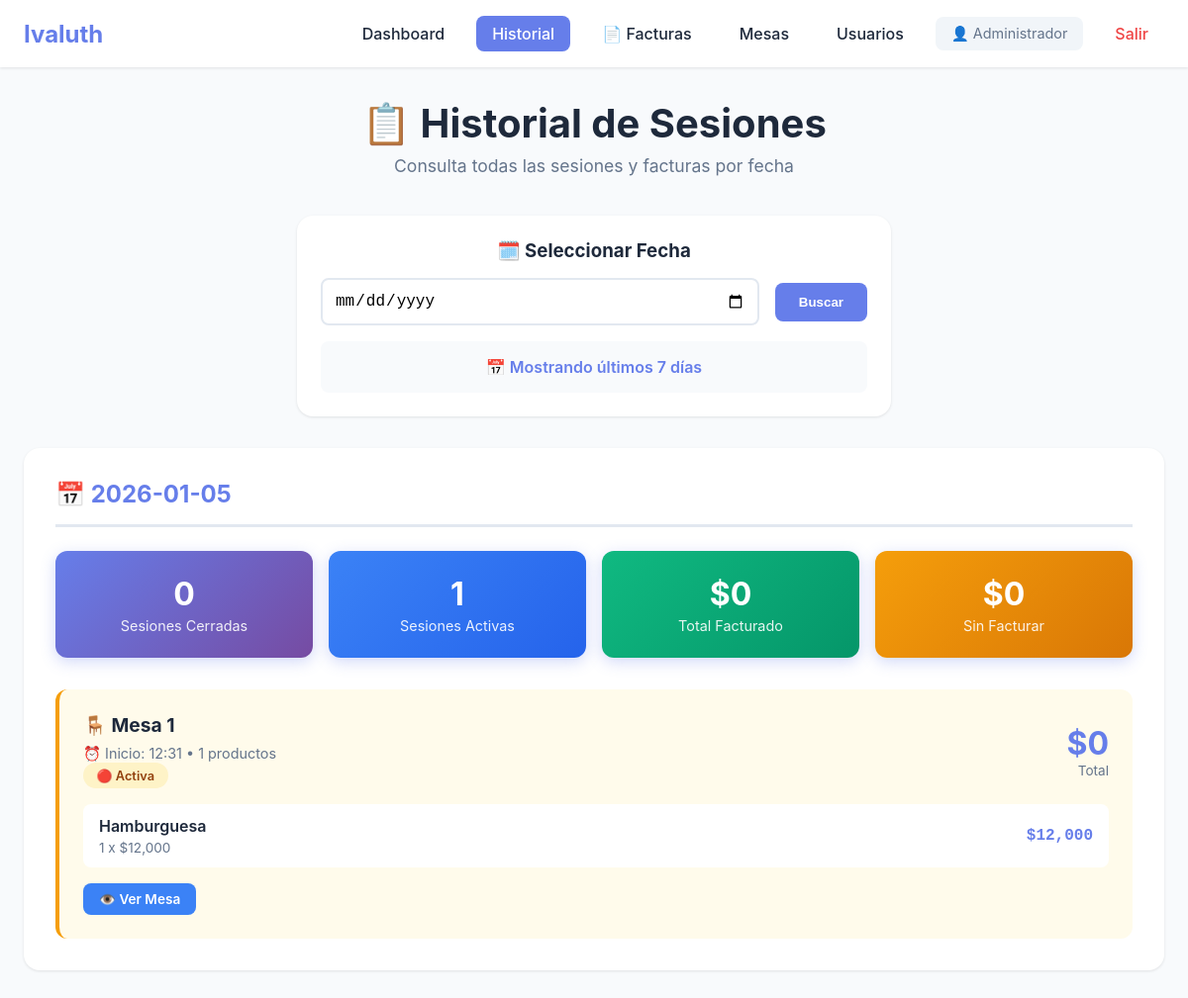
The page /historial (signed in) on the database its author committed.
### app.py (models this page shows, shortened)
class Usuario(UserMixin, db.Model):
    id = db.Column(db.Integer, primary_key=True)
    username = db.Column(db.String(80), unique=True, nullable=False)
    password_hash = db.Column(db.String(200), nullable=False)
    nombre = db.Column(db.String(100), nullable=False)
    rol = db.Column(db.String(20), default='mesero')  # mesero, cocina, admin

class Pedido(db.Model):
    id = db.Column(db.Integer, primary_key=True)
    fecha = db.Column(db.DateTime, default=datetime.now)
    mesa_id = db.Column(db.Integer, db.ForeignKey('mesa.id'), nullable=False)
    sesion_id = db.Column(db.Integer, db.ForeignKey('sesion.id'), nullable=True)
    mesero_id = db.Column(db.Integer, db.ForeignKey('usuario.id'), nullable=False)
    producto = db.Column(db.String(200), nullable=False)
    cantidad = db.Column(db.Integer, default=1)
    precio_unitario = db.Column(db.Float, default=0)  # NUEVO CAMPO
    notas = db.Column(db.Text)
    estado = db.Column(db.String(20), default='pendiente')  # pendiente, preparando, listo, entregado
    pagado = db.Column(db.Boolean, default=False)
    estado_actualizado = db.Column(db.DateTime, default=datetime.now)
    mesa = db.relationship('Mesa', backref='pedidos')
    mesero = db.relationship('Usuario', backref='pedidos')

class Sesion(db.Model):
    id = db.Column(db.Integer, primary_key=True)
    mesa_id = db.Column(db.Integer, db.ForeignKey('mesa.id'), nullable=False)
    fecha_inicio = db.Column(db.DateTime, default=datetime.now)
    fecha_fin = db.Column(db.DateTime, nullable=True)
    total = db.Column(db.Float, default=0)  # NUEVO CAMPO para guardar el total
    activa = db.Column(db.Boolean, default=True)
    mesa = db.relationship('Mesa', backref='sesiones')
    pedidos = db.relationship('Pedido', backref='sesion', lazy='select')

class Mesa(db.Model):
    id = db.Column(db.Integer, primary_key=True)
    numero = db.Column(db.Integer, nullable=False, unique=True)
    capacidad = db.Column(db.Integer, default=4)
    activa = db.Column(db.Boolean, default=True)

### app.py (the view, shortened to what this page needs)
@app.route("/historial")
@login_required
def historial():
    fecha_param = request.args.get('fecha')
    fecha_seleccionada = None
    sesiones_por_dia = {}
    totales_por_dia = {}
    if not fecha_param:
        sesiones = Sesion.query.order_by(Sesion.fecha_inicio.desc()).limit(100).all()
        for sesion in sesiones:
            fecha_str = sesion.fecha_inicio.strftime('%Y-%m-%d')
            if fecha_str not in sesiones_por_dia:
                sesiones_por_dia[fecha_str] = []
            sesiones_por_dia[fecha_str].append(sesion)
        sesiones_por_dia = dict(list(sesiones_por_dia.items())[:7])
        for fecha_str, sesiones_dia in sesiones_por_dia.items():
            total_general = sum(s.total or 0 for s in sesiones_dia if not s.activa)
            total_facturado = sum(s.total or 0 for s in sesiones_dia if not s.activa and s.facturas)
            total_sin_facturar = sum(s.total or 0 for s in sesiones_dia if not s.activa and not s.facturas)
            sesiones_activas = sum(1 for s in sesiones_dia if s.activa)
            sesiones_cerradas = sum(1 for s in sesiones_dia if not s.activa)
            totales_por_dia[fecha_str] = {
                'total_general': total_general,
                'total_facturado': total_facturado,
                'total_sin_facturar': total_sin_facturar,
                'sesiones_activas': sesiones_activas,
                'sesiones_cerradas': sesiones_cerradas
            }
    return render_template("historial.html",
                         sesiones_por_dia=sesiones_por_dia,
                         totales_por_dia=totales_por_dia,
                         fecha_seleccionada=fecha_seleccionada,
                         now=datetime.now())

### app.py (called while the page is built)
@login_manager.user_loader
def load_user(user_id):
    return Usuario.query.get(int(user_id))

### templates/historial.html (shortened to what this page needs)
<!DOCTYPE html>
<html lang="es">
<head>
</head>
<body>
    <nav class="navbar">
        <div class="nav-container">
            <div class="nav-brand">Ivaluth</div>
            <div class="nav-menu">
                <a href="{{ url_for('dashboard') }}" class="nav-link">Dashboard</a>
                <a href="{{ url_for('historial') }}" class="nav-link active">Historial</a>
                <a href="{{ url_for('lista_facturas') }}" class="nav-link">📄 Facturas</a>
                {% if current_user.rol == 'admin' %}
                <a href="{{ url_for('administrar_mesas') }}" class="nav-link">Mesas</a>
                <a href="{{ url_for('administrar_usuarios') }}" class="nav-link">Usuarios</a>
                {% endif %}
                <span class="nav-user">👤 {{ current_user.nombre }}</span>
                <a href="{{ url_for('logout') }}" class="nav-link nav-logout">Salir</a>
            </div>
        </div>
    </nav>
    <div class="container">
        <div class="page-header">
            <h1>📋 Historial de Sesiones</h1>
            <p class="subtitle">Consulta todas las sesiones y facturas por fecha</p>
        </div>
        <div class="fecha-navegacion">
            <h3>🗓️ Seleccionar Fecha</h3>
            <form method="GET" class="fecha-controls">
                <input type="date" name="fecha" id="fecha"
                       value="{{ fecha_seleccionada.strftime('%Y-%m-%d') if fecha_seleccionada else '' }}"
                       max="{{ now.strftime('%Y-%m-%d') }}">
                <button type="submit">Buscar</button>
            </form>
            {% if fecha_seleccionada %}
            <div class="fecha-actual">
                📅 Mostrando: {{ fecha_seleccionada.strftime('%d/%m/%Y') }}
                <a href="{{ url_for('historial') }}" style="margin-left: 1rem; color: #667eea; text-decoration: none;">Ver todos</a>
            </div>
            {% else %}
            <div class="fecha-actual">
                📅 Mostrando últimos 7 días
            </div>
            {% endif %}
        </div>
        {% if sesiones_por_dia %}
        {% for fecha, sesiones in sesiones_por_dia.items() %}
        <div class="historial-dia">
            <h2 class="dia-header">📅 {{ fecha }}</h2>
            <div class="historial-stats">
                <div class="stat-card">
                    <span class="stat-value">{{ totales_por_dia[fecha].sesiones_cerradas }}</span>
                    <span class="stat-label">Sesiones Cerradas</span>
                </div>
                <div class="stat-card blue">
                    <span class="stat-value">{{ totales_por_dia[fecha].sesiones_activas }}</span>
                    <span class="stat-label">Sesiones Activas</span>
                </div>
                <div class="stat-card green">
                    <span class="stat-value">${{ '{:,.0f}'.format(totales_por_dia[fecha].total_facturado) }}</span>
                    <span class="stat-label">Total Facturado</span>
                </div>
                <div class="stat-card orange">
                    <span class="stat-value">${{ '{:,.0f}'.format(totales_por_dia[fecha].total_sin_facturar) }}</span>
                    <span class="stat-label">Sin Facturar</span>
                </div>
            </div>
            <div class="sesiones-grid">
                {% for sesion in sesiones %}
                <div class="sesion-card {% if sesion.activa %}activa{% elif sesion.facturas %}facturada{% endif %}">
                    <div class="sesion-header">
                        <div class="sesion-info">
                            <h3>🪑 Mesa {{ sesion.mesa.numero }}</h3>
                            <div class="sesion-meta">
                                ⏰ Inicio: {{ sesion.fecha_inicio.strftime('%H:%M') }}
                                • {{ sesion.pedidos|length }} productos
                            </div>
                            {% if sesion.activa %}
                            <span class="badge badge-warning">🔴 Activa</span>
                            {% elif sesion.facturas %}
                            <span class="badge badge-success">✅ Facturada</span>
                            {% else %}
                            <span class="badge badge-info">⏸️ Cerrada sin facturar</span>
                            {% endif %}
                        </div>
                        <div class="sesion-total">
                            <div class="monto">${{ '{:,.0f}'.format(sesion.total or 0) }}</div>
                            <div class="label">Total</div>
                        </div>
                    </div>
                    {% if sesion.pedidos %}
                    <div class="pedidos-list">
                        {% for pedido in sesion.pedidos %}
                        <div class="pedido-item">
                            <div>
                                <div class="pedido-nombre">{{ pedido.producto }}</div>
                                <div class="pedido-detalle">
                                    {{ pedido.cantidad }} x ${{ '{:,.0f}'.format(pedido.precio_unitario) }}
                                </div>
                            </div>
                            <div class="pedido-precio">${{ '{:,.0f}'.format(pedido.cantidad * pedido.precio_unitario) }}</div>
                        </div>
                        {% endfor %}
                    </div>
                    {% endif %}
                    <div class="sesion-acciones">
                        <a href="{{ url_for('ver_mesa', mesa_id=sesion.mesa_id) }}" class="btn btn-primary">👁️ Ver Mesa</a>
                    </div>
                </div>
                {% endfor %}
            </div>
        </div>
        {% endfor %}
        {% else %}
        <div class="empty-state">
            <div class="empty-icon">📭</div>
            <h2>No hay sesiones registradas</h2>
            <p>Las sesiones aparecerán aquí una vez que se creen</p>
        </div>
        {% endif %}
    </div>
</body>
</html>

### rows shown on the page
Usuario: nombre "Administrador"
Pedido: fecha "2026-01-05", pagado "0", totales_por_dia "1", producto "Hamburguesa", cantidad "1", precio_unitario "12,000", pedido.cantidad*pedido.precio_unitario "12,000"
Sesion: mesa.numero "1", fecha_inicio "12:31", pedidos|length "1", activa "🔴 Activa", total "0"
